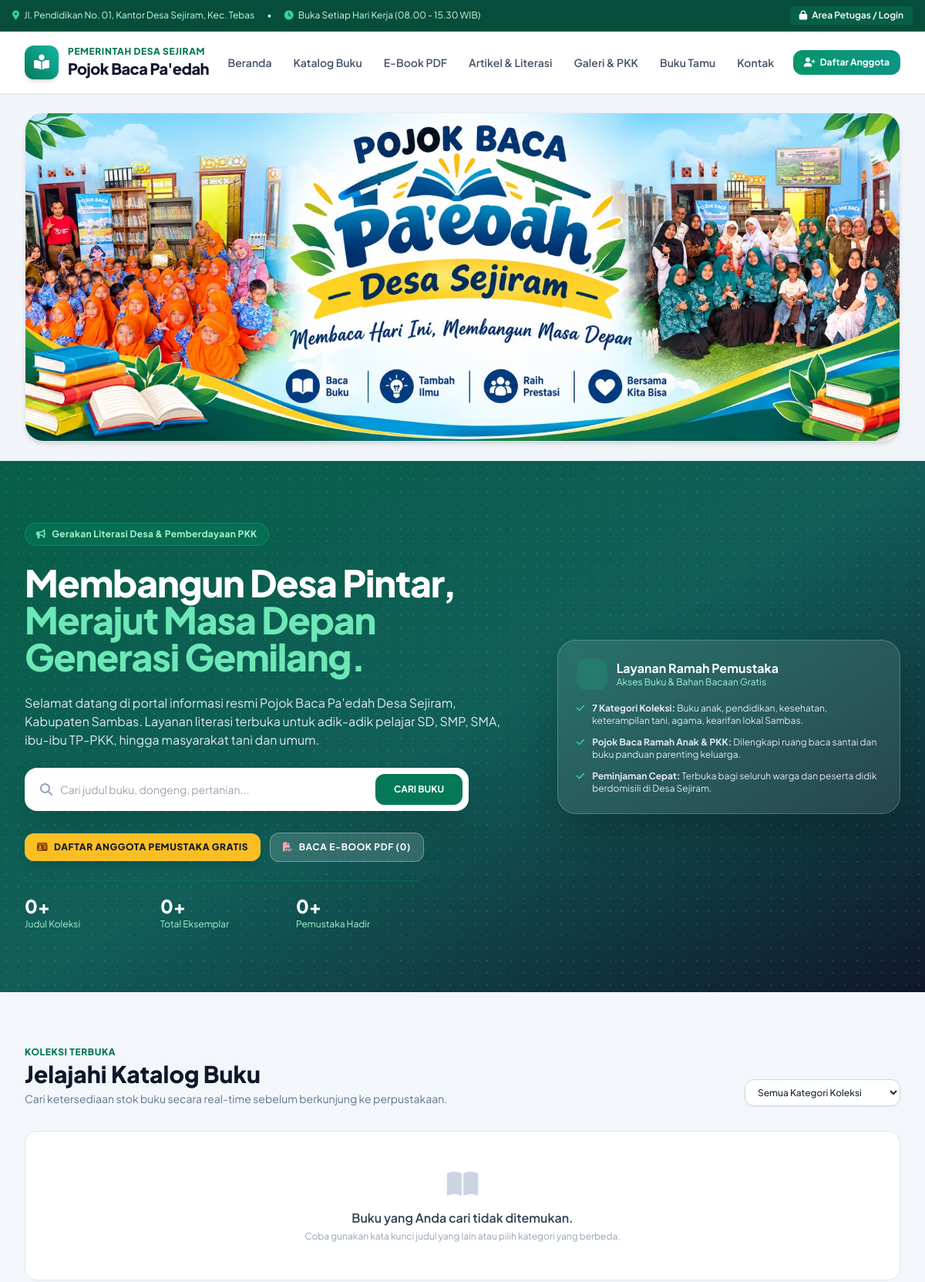
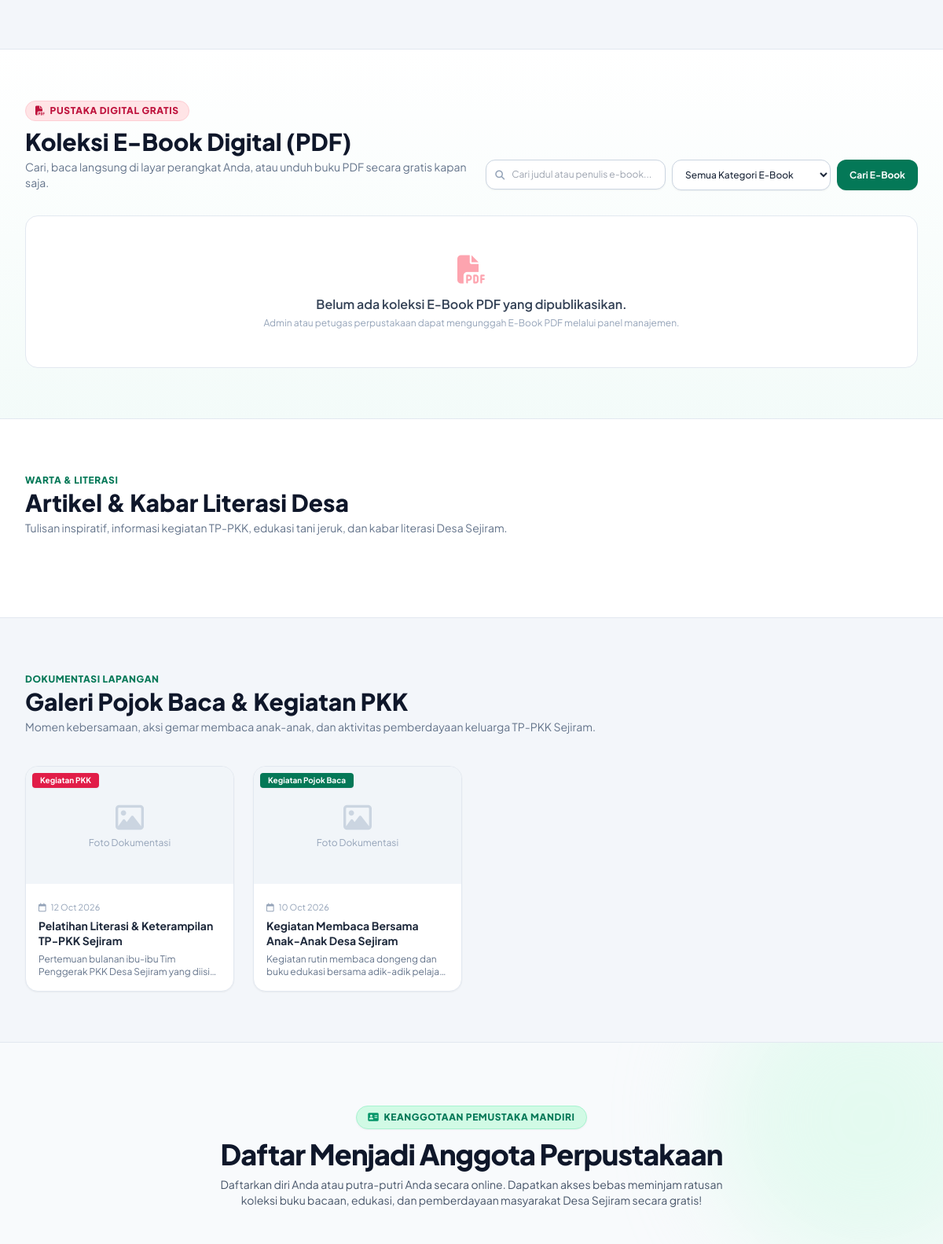
The page / (upper part) on the database its author committed (2 pictures, top to bottom).
### tables this page shows
CREATE TABLE IF NOT EXISTS `pengaturan` (
  `id` INT AUTO_INCREMENT PRIMARY KEY,
  `nama_instansi` VARCHAR(150) NOT NULL,
  `desa` VARCHAR(100) NOT NULL,
  `kabupaten` VARCHAR(100) NOT NULL,
  `alamat` TEXT NOT NULL,
  `jam_operasional` VARCHAR(100) NOT NULL DEFAULT '08.00 - 16.00 WIB',
  `durasi_pinjam_hari` INT NOT NULL DEFAULT 7,
  `denda_per_hari` INT NOT NULL DEFAULT 1000,
  `jabatan_kades` VARCHAR(100) NOT NULL DEFAULT 'Kepala Desa Sejiram',
  `nama_kades` VARCHAR(100) NOT NULL DEFAULT '',
  `nama_pengelola` VARCHAR(100) NOT NULL
);

CREATE TABLE IF NOT EXISTS `galeri` (
  `id` INT AUTO_INCREMENT PRIMARY KEY,
  `judul` VARCHAR(200) NOT NULL,
  `kategori` ENUM('Kegiatan Pojok Baca', 'Kegiatan PKK') NOT NULL,
  `foto` VARCHAR(255) NOT NULL,
  `tanggal` DATE NOT NULL,
  `keterangan` TEXT NULL,
  `created_at` TIMESTAMP DEFAULT CURRENT_TIMESTAMP
);

### portal.php (the view, shortened to what the rows shown need)
<?php
require_once __DIR__ . '/config/database.php';
$stmtSetting = $pdo->query("SELECT * FROM pengaturan LIMIT 1");
$setting = $stmtSetting->fetch() ?: [
    'nama_instansi' => 'Pojok Baca Pa\'edah',
    'desa' => 'Desa Sejiram',
    'kabupaten' => 'Kabupaten Sambas',
    'alamat' => 'Jl. Pendidikan No. 01, Kantor Desa Sejiram',
    'jam_operasional' => '08.00 - 15.30 WIB',
    'durasi_pinjam_hari' => 7,
    'denda_per_hari' => 1000
];
$stmtGaleri = $pdo->query("SELECT * FROM galeri ORDER BY tanggal DESC, id DESC LIMIT 8");
$galeriPublik = $stmtGaleri->fetchAll();
?>
<!DOCTYPE html>
<html lang="id" class="scroll-smooth">
<head>
    <script src="https://cdn.tailwindcss.com"></script>
    <link rel="stylesheet" href="https://cdnjs.cloudflare.com/ajax/libs/font-awesome/6.4.0/css/all.min.css">
</head>
<body class="bg-slate-50 text-slate-800 antialiased flex flex-col min-h-screen">
    <div class="bg-emerald-900 text-emerald-100 text-xs py-2 px-4 border-b border-emerald-800">
        <div class="max-w-7xl mx-auto flex flex-col sm:flex-row justify-between items-center gap-2">
            <div class="flex items-center gap-4">
                <span><i class="fa-solid fa-location-dot mr-1 text-emerald-400"></i> <?= e($setting['alamat']) ?></span>
                <span class="hidden md:inline">&bull;</span>
                <span class="hidden md:inline"><i class="fa-solid fa-clock mr-1 text-emerald-400"></i> Buka Setiap Hari Kerja (<?= e(!empty($setting['jam_operasional']) ? $setting['jam_operasional'] : '08.00 - 15.30 WIB') ?>)</span>
            </div>
        </div>
    </div>
    <header class="bg-white border-b border-slate-200 sticky top-0 z-40 shadow-sm">
        <div class="max-w-7xl mx-auto px-4 sm:px-6 lg:px-8">
            <div class="flex justify-between items-center h-20">
                <a href="portal.php" class="flex items-center gap-3">
                    <div>
                        <span class="text-xs uppercase tracking-wider font-extrabold text-emerald-700 block">Pemerintah <?= e($setting['desa']) ?></span>
                        <h1 class="text-lg md:text-xl font-black text-slate-900 tracking-tight leading-tight"><?= e($setting['nama_instansi']) ?></h1>
                    </div>
                </a>
            </div>
        </div>
    </header>
    <?php
    $bannerFile = 'uploads/img/banner.jpeg';
    $hasBanner = file_exists(__DIR__ . '/' . $bannerFile);
    ?>
    <section <?= !$hasBanner ? 'id="beranda"' : '' ?> class="relative bg-gradient-to-br from-emerald-800 via-teal-800 to-slate-900 text-white py-14 md:py-20 overflow-hidden">
        <div class="max-w-7xl mx-auto px-4 sm:px-6 lg:px-8 relative z-10">
            <div class="grid grid-cols-1 lg:grid-cols-12 gap-12 items-center">
                <div class="lg:col-span-7 space-y-6">
                    <div class="inline-flex items-center gap-2 bg-emerald-700/60 border border-emerald-500/40 text-emerald-200 px-3.5 py-1.5 rounded-full text-xs font-bold tracking-wide">
                        <i class="fa-solid fa-bullhorn text-emerald-300"></i> Gerakan Literasi Desa & Pemberdayaan PKK
                    </div>
                    <h2 class="text-3xl sm:text-4xl lg:text-5xl font-black leading-tight tracking-tight">
                        Membangun Desa Pintar, <br>
                        <span class="text-emerald-300">Merajut Masa Depan Generasi Gemilang.</span>
                    </h2>
                    <p class="text-slate-200 text-sm sm:text-base leading-relaxed max-w-2xl font-normal">
                        Selamat datang di portal informasi resmi <?= e($setting['nama_instansi']) ?> <?= e($setting['desa']) ?>, Kabupaten Sambas. Layanan literasi terbuka untuk adik-adik pelajar SD, SMP, SMA, ibu-ibu TP-PKK, hingga masyarakat tani dan umum.
                    </p>
                    <form action="#katalog" method="GET" class="bg-white p-2 rounded-2xl shadow-2xl flex flex-col sm:flex-row gap-2 max-w-xl text-slate-800">
                        <div class="flex-1 flex items-center px-3">
                        </div>
                        <button type="submit" class="bg-emerald-700 hover:bg-emerald-800 text-white font-bold text-xs uppercase px-6 py-3 rounded-xl transition shadow">
                        </button>
                    </form>
                    <div class="flex flex-wrap items-center gap-3 pt-1">
                        <a href="#daftar-anggota" class="inline-flex items-center gap-2 bg-amber-400 hover:bg-amber-300 text-slate-900 font-extrabold text-xs uppercase tracking-wider px-4 py-2.5 rounded-xl shadow-lg transition transform hover:-translate-y-0.5">
                        </a>
                        <a href="#ebook" class="inline-flex items-center gap-2 bg-white/15 hover:bg-white/25 border border-white/30 text-white font-bold text-xs uppercase tracking-wider px-4 py-2.5 rounded-xl transition">
                        </a>
                    </div>
                    <div class="grid grid-cols-3 gap-4 pt-4 border-t border-emerald-700/60 max-w-lg">
                        <div>
                        </div>
                        <div>
                        </div>
                        <div>
                        </div>
                    </div>
                </div>
            </div>
        </div>
    </section>
    <section id="katalog" class="py-16 bg-slate-100/70 border-b border-slate-200">
        <div class="max-w-7xl mx-auto px-4 sm:px-6 lg:px-8">
            <div class="flex flex-col md:flex-row justify-between items-start md:items-end gap-4 mb-8">
                <div>
                    <h2 class="text-2xl sm:text-3xl font-extrabold text-slate-900">Jelajahi Katalog Buku</h2>
                </div>
            </div>
        </div>
    </section>
    <section id="ebook" class="py-16 bg-gradient-to-b from-white to-emerald-50/40 border-b border-slate-200">
        <div class="max-w-7xl mx-auto px-4 sm:px-6 lg:px-8">
            <div class="flex flex-col lg:flex-row justify-between items-start lg:items-end gap-5 mb-8">
                <div>
                    <h2 class="text-2xl sm:text-3xl font-extrabold text-slate-900">Koleksi E-Book Digital (PDF)</h2>
                </div>
            </div>
        </div>
    </section>
    <section id="artikel" class="py-16 bg-white border-b border-slate-200">
        <div class="max-w-7xl mx-auto px-4 sm:px-6 lg:px-8">
            <div class="flex flex-col md:flex-row justify-between items-start md:items-end gap-4 mb-10">
                <div>
                    <h2 class="text-2xl sm:text-3xl font-extrabold text-slate-900">Artikel & Kabar Literasi Desa</h2>
                </div>
            </div>
        </div>
    </section>
    <section id="galeri" class="py-16 bg-slate-100/70 border-b border-slate-200">
        <div class="max-w-7xl mx-auto px-4 sm:px-6 lg:px-8">
            <div class="flex flex-col md:flex-row justify-between items-start md:items-end gap-4 mb-10">
                <div>
                    <h2 class="text-2xl sm:text-3xl font-extrabold text-slate-900">Galeri Pojok Baca & Kegiatan PKK</h2>
                </div>
            </div>
            <div class="grid grid-cols-1 sm:grid-cols-2 md:grid-cols-3 lg:grid-cols-4 gap-6">
                <?php if (empty($galeriPublik)): ?>
                <div class="col-span-full py-12 text-center text-slate-400 bg-white rounded-2xl border border-dashed border-slate-300">
                    <i class="fa-regular fa-images text-4xl mb-2 text-slate-300"></i>
                    <p class="text-sm font-medium">Belum ada dokumentasi foto kegiatan yang diunggah.</p>
                </div>
                <?php else: ?>
                <?php foreach ($galeriPublik as $gl):
                    $fotoPath = 'uploads/galeri/' . $gl['foto'];
                    $hasFoto = file_exists(__DIR__ . '/' . $fotoPath);
                ?>
                <div class="bg-white rounded-2xl border border-slate-200 shadow-sm overflow-hidden flex flex-col justify-between hover:shadow-lg hover:-translate-y-1 transition duration-200 cursor-pointer group"
                     onclick="bukaModalGaleri(this)"
                     data-judul="<?= e($gl['judul']) ?>"
                     data-kategori="<?= e($gl['kategori']) ?>"
                     data-foto="<?= $hasFoto ? e($fotoPath) : '' ?>"
                     data-tanggal="<?= date('d M Y', strtotime($gl['tanggal'])) ?>"
                     data-keterangan="<?= e($gl['keterangan'] ?? '') ?>">
                    <div>
                        <div class="aspect-video bg-slate-100 relative overflow-hidden flex items-center justify-center">
                            <?php if ($hasFoto): ?>
                                <img src="<?= e($fotoPath) ?>" alt="<?= e($gl['judul']) ?>" class="w-full h-full object-cover group-hover:scale-105 transition duration-300">
                                <div class="absolute inset-0 bg-slate-900/30 opacity-0 group-hover:opacity-100 transition duration-200 flex items-center justify-center">
                                    <span class="w-10 h-10 rounded-full bg-white/95 text-emerald-800 flex items-center justify-center text-sm shadow-md transform scale-75 group-hover:scale-100 transition duration-200">
                                        <i class="fa-solid fa-magnifying-glass-plus"></i>
                                    </span>
                                </div>
                            <?php else: ?>
                                <div class="text-center p-4 text-slate-400">
                                    <i class="fa-regular fa-image text-4xl mb-1 text-slate-300"></i>
                                    <p class="text-xs">Foto Dokumentasi</p>
                                </div>
                            <?php endif; ?>
                            <span class="absolute top-2 left-2 text-[10px] font-bold px-2.5 py-0.5 rounded shadow-sm <?= $gl['kategori'] === 'Kegiatan PKK' ? 'bg-rose-600 text-white' : 'bg-emerald-700 text-white' ?>">
                                <?= e($gl['kategori']) ?>
                            </span>
                        </div>
                        <div class="p-4">
                            <span class="text-[11px] text-slate-400"><i class="fa-regular fa-calendar mr-1"></i> <?= date('d M Y', strtotime($gl['tanggal'])) ?></span>
                            <h3 class="font-bold text-slate-800 text-sm mt-1 leading-snug line-clamp-2 group-hover:text-emerald-700 transition"><?= e($gl['judul']) ?></h3>
                            <?php if (!empty($gl['keterangan'])): ?>
                            <p class="text-xs text-slate-500 mt-1.5 line-clamp-2"><?= e($gl['keterangan']) ?></p>
                            <?php endif; ?>
                        </div>
                    </div>
                </div>
                <?php endforeach; ?>
                <?php endif; ?>
            </div>
        </div>
    </section>
    <section id="daftar-anggota" class="py-16 sm:py-20 bg-slate-50 border-b border-slate-200 relative overflow-hidden">
        <div class="max-w-7xl mx-auto px-4 sm:px-6 lg:px-8 relative z-10">
            <div class="text-center max-w-2xl mx-auto mb-12">
                <h2 class="text-2xl sm:text-3xl lg:text-4xl font-extrabold text-slate-900 mt-3 tracking-tight">
                    Daftar Menjadi Anggota Perpustakaan
                </h2>
            </div>
        </div>
    </section>
</body>
</html>

### rows shown on the page
pengaturan: alamat "Jl. Pendidikan No. 01, Kantor Desa Sejiram, Kec. Tebas", jam_operasional "08.00 - 15.30 WIB", desa "DESA SEJIRAM", nama_instansi "Pojok Baca Pa'edah", desa "Desa Sejiram"
galeri: shows "Foto Dokumentasi", kategori "Kegiatan PKK", tanggal "12 Oct 2026", judul "Pelatihan Literasi & Keterampilan TP-PKK Sejiram", keterangan "Pertemuan bulanan ibu-ibu Tim Penggerak PKK Desa Sejiram yang…"
galeri: shows "Foto Dokumentasi", kategori "Kegiatan Pojok Baca", tanggal "10 Oct 2026", judul "Kegiatan Membaca Bersama Anak-Anak Desa Sejiram", keterangan "Kegiatan rutin membaca dongeng dan buku edukasi bersama adik-adik…"

### other values the page prints
$totalEbook "0"
$totalJudul "0"
$totalStok "0"
$totalPengunjung "0"
